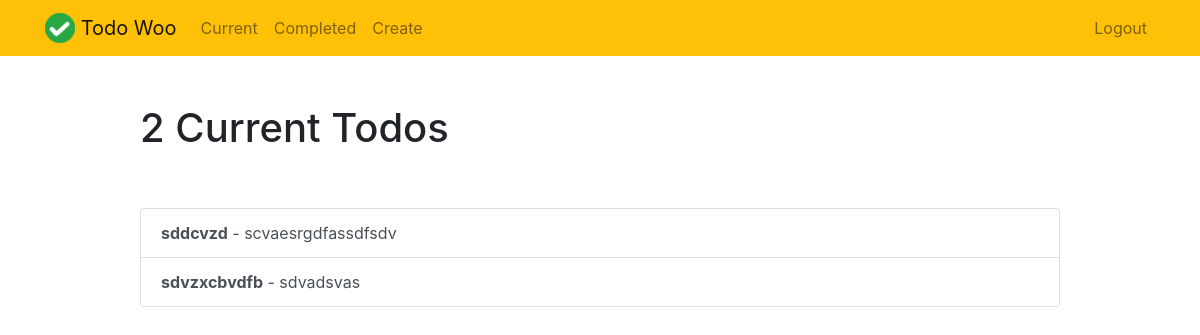
Page /currenttodos/ (signed in) on the earlier database version.
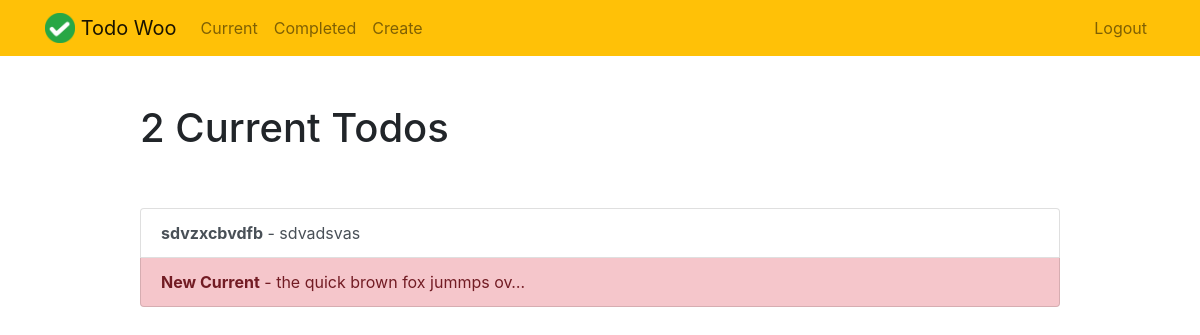
Same page on the later database version.
### todo/models.py (models this page shows, shortened)
class Todo(models.Model):
    title = models.CharField(max_length = 100)
    memo = models.TextField(blank = True)
    created = models.DateTimeField(auto_now_add = True)
    dateCompleted = models.DateTimeField(null = True, blank = True)
    important = models.BooleanField(default = False)
    user = models.ForeignKey(User, on_delete = models.CASCADE)

### todo/views.py (the view)
# urls.py: path('currenttodos/', views.currenttodos, name = 'currenttodos'),
@login_required
def currenttodos(request):
    todos = Todo.objects.filter(user = request.user, dateCompleted__isnull = True )
    return render(request, 'todo/currenttodos.html', {'todos' : todos})

### todo/templates/todo/currenttodos.html
{% extends "todo/base.html" %}
{% block content %}
    <div class="row justify-content-center mt-5">
        <div class="col-md-10">
            {% if todos %}
                 <h1>{{ todos.count }} Current Todo{{ todos.count|pluralize }}</h1>
            {% else %}
                           <h1>Current Todos</h1>
            {% endif %}
        </div>
    </div>
    <div class="row justify-content-center mt-5">
        <div class="col-md-10">
        {% if todos %}
            <div class="list-group">
                {% for todo in todos %}
                    <a href="{% url 'todoView' todo.id %}" class="list-group-item list-group-item-action{% if todo.important %} list-group-item-danger{% endif %}"><b>{{ todo.title }}</b>{% if todo.memo %} - {{ todo.memo|truncatechars:30 }}{% endif %}</a>
                {% endfor %}
            </div>
        {% else %}
            <div class="text-center">
                <h2>Looks like you don't have any todos! Nice work.</h2>
            <br>
            <a role="button" class="btn btn-primary" href="{% url 'createtodo' %}">New Todo</a>
            </div>
        {% endif %}
        </div>
    </div>
{% endblock %}

Differences in the rows shown:
no longer on this page (row edited): Todo: title "sddcvzd", memo "scvaesrgdfassdfsdv"
added Todo: title "New Current", memo "the quick brown fox jummps ov…", important True (drawn)
